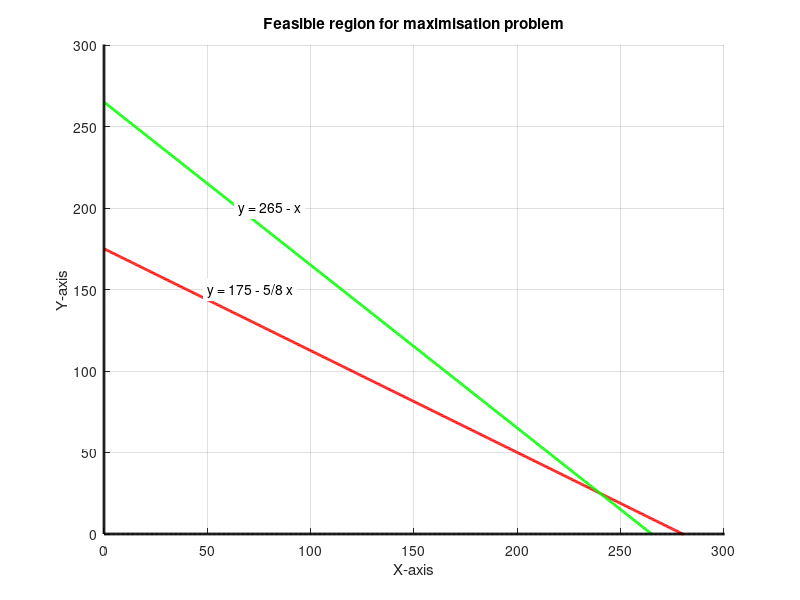

This figure's MATLAB source:
clear all;
close all;
clc;

%% exercise 1.1
% x_values = linspace(0, 100, 1000);
% y1 = @(x) 20 - 0.5 * x;
% y2 = @(x) 30 - x;
% y3 = @(x) 24 - (2/3) * x;
% y4 = @(x) zeros(size(x));
% x1 = zeros(size(x_values));
% 
% % Plot
% figure();
% hold on;
% 
% % Plot y <= 20 - 0.5 * x
% plot(x_values, y1(x_values), 'r', 'LineWidth', 2);
% % Plot y >= 30 - x
% plot(x_values, y2(x_values), 'g', 'LineWidth', 2);
% % Plot y >= 24 - 2/3 * x
% plot(x_values, y3(x_values), 'b', 'LineWidth', 2);
% % Plot y >= 0
% plot(x_values, y4(x_values), 'black', 'LineWidth', 2);
% % Plot x >= 0
% plot(x1, x_values, 'black', 'LineWidth', 2);
% 
% % Set axis limits
% xlim([0 45]);
% ylim([0 35]);
% text(11, 20, 'y = 30 - x', 'BackgroundColor', 'white');
% text(35, 3, 'y = 20 - 1/2 x', 'BackgroundColor', 'white');
% text(1, 24, 'y = 24 - 2/3 x', 'BackgroundColor', 'white');
% 
% % Add labels and title
% xlabel('X-axis');
% ylabel('Y-axis');
% title('Feasible region for minimisation problem');
% 
% % Display the grid
% grid on;
% hold off;
% 
% objective_func = @(x,y) 4*x + y;
% p1 = [40 0];
% p2 = [36 0];
% p3 = [24 8];
% z1 = objective_func(p1(1), p1(2));
% z2 = objective_func(p2(1), p2(2));
% z3 = objective_func(p3(1), p3(2));
% z_min = min([z1, z2, z3]);
% fprintf("ex1.1 => z min is %d", z_min);

%% exercise 1.2
x_values = linspace(0, 400, 1000);
r1 = @(x) 175 - 5/8 * x;
r2 = @(x) 265 - x;
r3 = @(x) zeros(size(x)); % y >= 0
r4 = zeros(size(x_values)); % x >= 0

% Plot
figure();
hold on;

plot(x_values, r1(x_values), 'r', 'LineWidth', 2);
plot(x_values, r2(x_values), 'g', 'LineWidth', 2);
plot(x_values, r3(x_values), 'black', 'LineWidth', 2);
plot(r4, x_values, 'black', 'LineWidth', 2);

% Set axis limits
xlim([0 300]);
ylim([0 300]);
text(50, 150, 'y = 175 - 5/8 x', 'BackgroundColor', 'white');
text(65, 200, 'y = 265 - x', 'BackgroundColor', 'white');

% Add labels and title
xlabel('X-axis');
ylabel('Y-axis');
title('Feasible region for maximisation problem');

% Display the grid
grid on;
hold off;

objective_func = @(x,y) 60*x + 70*y;
p1 = [0 175];
p2 = [265 0];
p3 = [240 25];
z1 = objective_func(p1(1), p1(2));
z2 = objective_func(p2(1), p2(2));
z3 = objective_func(p3(1), p3(2));
z_min = min([z1, z2, z3]);
fprintf("ex1.2 => z min is %d", z_min);
